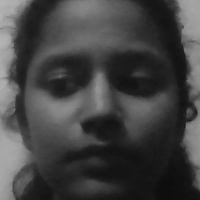
#> input picture aaafacee/Face-Recognition-Project-master/Face-Recognition-Project-master/sample/user1.jpg, 200 x 200 px, given in place of the camera
$ python sampling.py
#> lines starting #> are read from the running program, lines starting #| are printed output that depends on the picture
import cv2
import numpy as np

face_classifier = cv2.CascadeClassifier("C:/Users/Vaishnavi Rajput/Downloads/aaafaceezip/aaafacee/virtualmouse/virtualmouse/venv/Lib/site-packages/cv2/data/haarcascade_frontalface_default.xml")

def face_extractor(img):

    gray = cv2.cvtColor(img,cv2.COLOR_BGR2GRAY)
    faces = face_classifier.detectMultiScale(gray,1.3,5)

    if faces is ():
        return None

    for(x,y,w,h) in faces:
        cropped_face = img[y:y+h,x:x+w]

    return cropped_face


cap = cv2.VideoCapture(0)
count=0

while True:
    ret,frame = cap.read()
#> frame is the input picture: shape (200, 200, 3); min 12, max 183, mean 67.2
    if face_extractor(frame) is not None:
#> in face_extractor, `faces = face_classifier.detectMultiScale(gray,1.3,5)`: faces = [[12, 10, 177, 177]]
#> the loop in face_extractor, `for(x,y,w,h) in faces:` made 1 pass
#> pass 1, in face_extractor, `cropped_face = img[y:y+h,x:x+w]`:
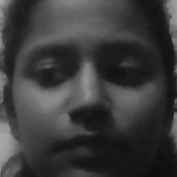
#> cropped_face: shape (177, 177, 3); min 13, max 169, mean 59.3
        count+=1
#> count = 1
        face = cv2.resize(face_extractor(frame),(200,200))
#> the loop in face_extractor (call 2), `for(x,y,w,h) in faces:` made 1 pass
        face = cv2.cvtColor(face,cv2.COLOR_BGR2GRAY)
#> face: shape (200, 200)

        file_name_path = "C:/Users/Vaishnavi Rajput/Downloads/aaafaceezip/aaafacee/Face-Recognition-Project-master/Face-Recognition-Project-master/sample"+str(count)+'.jpg'
        cv2.imwrite(file_name_path,face)

        cv2.putText(face,str(count),(50,50),cv2.FONT_HERSHEY_COMPLEX,1,(0,255,0),2)
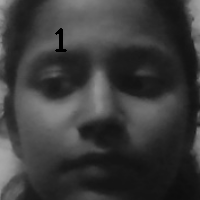
#> face: shape (200, 200); min 0, max 169, mean 58.9
        cv2.imshow('Face Cropper',face)

    else:
        print("Face not found !!")
        pass

    if cv2.waitKey(1) == 13 or count == 150:
#> (key Esc is pressed here)
        break

cap.release()
cv2.destroyAllWindows()
print("Collecting samples completed *_*")

$ run again, on aaafacee/Face-Recognition-Project-master/Face-Recognition-Project-master/sample/user100.jpg
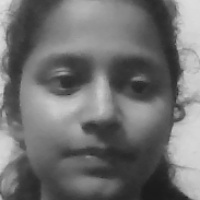
#> input picture aaafacee/Face-Recognition-Project-master/Face-Recognition-Project-master/sample/user100.jpg, 200 x 200 px, given in place of the camera
#> frame is the input picture: shape (200, 200, 3); min 26, max 226, mean 112.3
#> faces = [[14, 9, 174, 174]]
#> the loop in face_extractor, `for(x,y,w,h) in faces:` made 1 pass
#> pass 1, in face_extractor, `cropped_face = img[y:y+h,x:x+w]`:
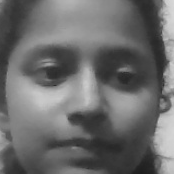
#> cropped_face: shape (174, 174, 3); min 28, max 216, mean 107.2
#> count = 1
#> the loop in face_extractor (call 2), `for(x,y,w,h) in faces:` made 1 pass
#> `cv2.putText(face,str(count),(50,50),cv2.FONT_HERSHEY_COMPLEX,1,(0,255,..`:
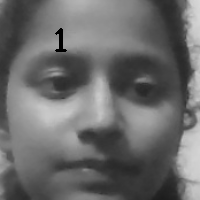
#> face: shape (200, 200); min 0, max 216, mean 106.6

$ run again, on aaafacee/Face-Recognition-Project-master/Face-Recognition-Project-master/sample/user101.jpg
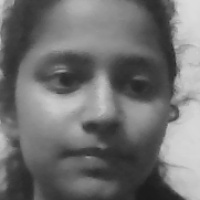
#> input picture aaafacee/Face-Recognition-Project-master/Face-Recognition-Project-master/sample/user101.jpg, 200 x 200 px, given in place of the camera
#> frame is the input picture: shape (200, 200, 3); min 26, max 221, mean 112.4
#> faces = [[14, 10, 177, 177]]
#> the loop in face_extractor, `for(x,y,w,h) in faces:` made 1 pass
#> pass 1, in face_extractor, `cropped_face = img[y:y+h,x:x+w]`:
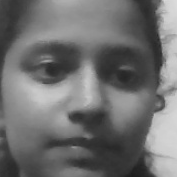
#> cropped_face: shape (177, 177, 3); min 28, max 219, mean 111.4
#> count = 1
#> the loop in face_extractor (call 2), `for(x,y,w,h) in faces:` made 1 pass
#> `cv2.putText(face,str(count),(50,50),cv2.FONT_HERSHEY_COMPLEX,1,(0,255,..`:
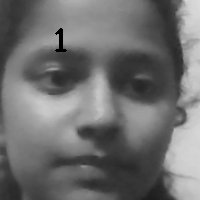
#> face: shape (200, 200); min 0, max 219, mean 110.8
